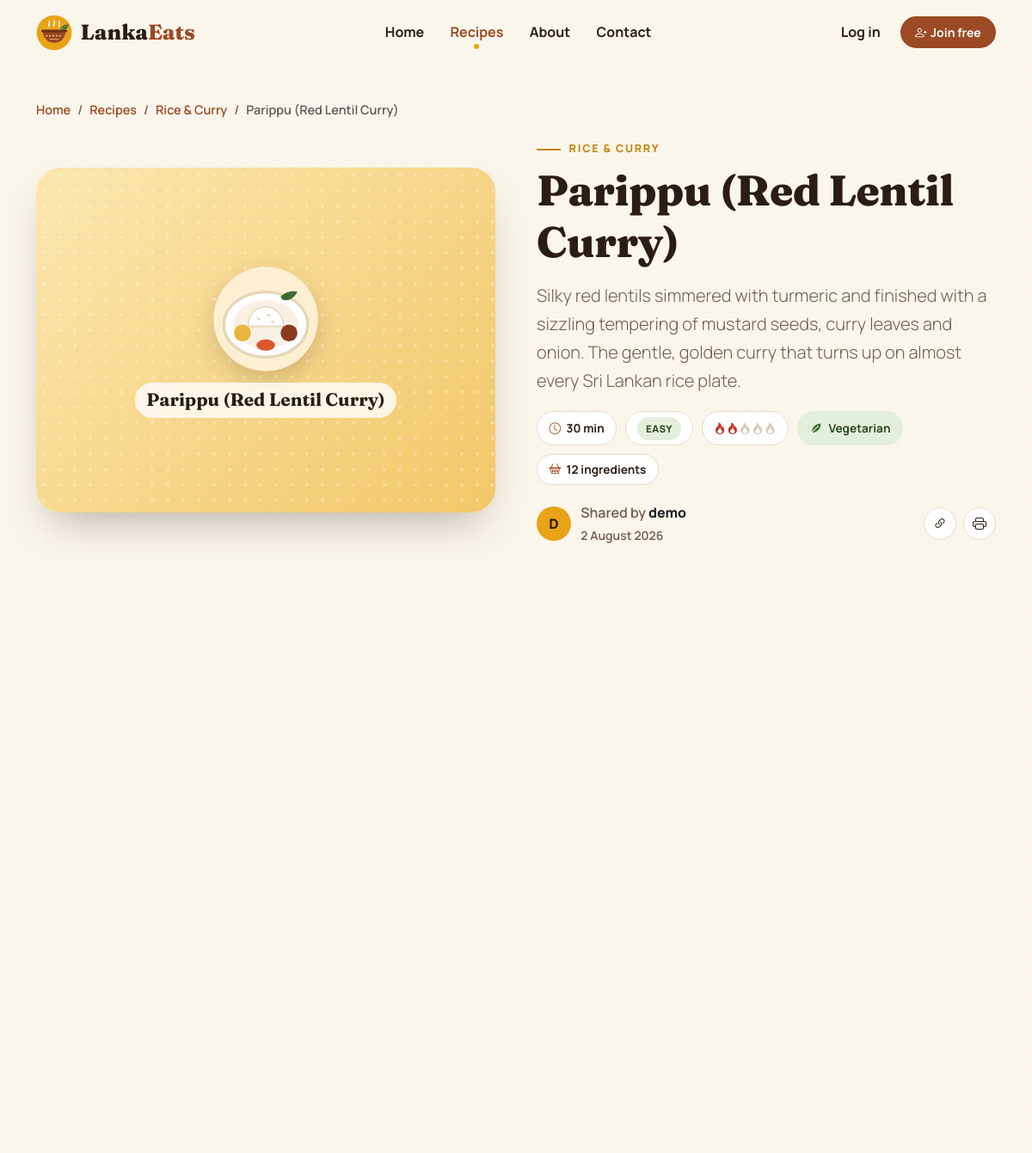
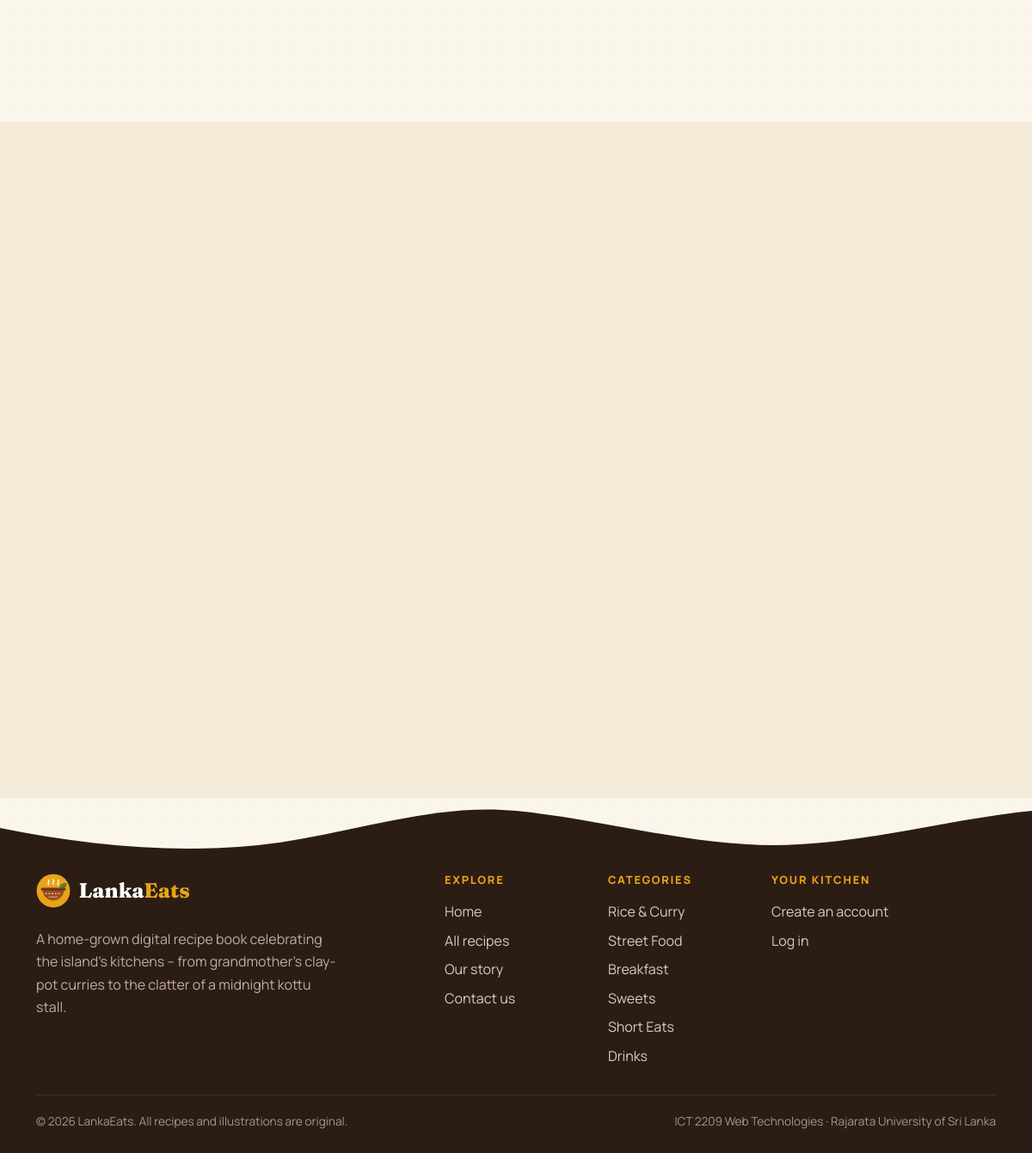
/recipe.php?id=1, run on the app's committed database (2 pictures, top to bottom).
### tables this page shows
CREATE TABLE `recipes` (
  `id` int(11) NOT NULL AUTO_INCREMENT,
  `user_id` int(11) NOT NULL,
  `category_id` int(11) NOT NULL,
  `title` varchar(100) NOT NULL,
  `description` varchar(500) NOT NULL,
  `ingredients` text NOT NULL COMMENT 'one ingredient per line',
  `instructions` text NOT NULL COMMENT 'one step per line',
  `prep_time` int(11) NOT NULL COMMENT 'minutes',
  `difficulty` enum('Easy','Medium','Hard') NOT NULL DEFAULT 'Easy',
  `spice_level` tinyint(4) NOT NULL DEFAULT 1 COMMENT '1 (mild) to 5 (very hot)',
  `is_vegetarian` tinyint(1) NOT NULL DEFAULT 0,
  `image` varchar(255) DEFAULT NULL COMMENT 'file name inside images/uploads/',
  `is_featured` tinyint(1) NOT NULL DEFAULT 0,
  `created_at` timestamp NOT NULL DEFAULT current_timestamp(),
  `updated_at` timestamp NULL DEFAULT NULL ON UPDATE current_timestamp(),
  PRIMARY KEY (`id`),
  KEY `idx_recipes_user` (`user_id`),
  KEY `idx_recipes_category` (`category_id`),
  KEY `idx_recipes_featured` (`is_featured`),
  CONSTRAINT `fk_recipes_user` FOREIGN KEY (`user_id`) REFERENCES `users` (`id`) ON DELETE CASCADE ON UPDATE CASCADE,
  CONSTRAINT `fk_recipes_category` FOREIGN KEY (`category_id`) REFERENCES `categories` (`id`) ON UPDATE CASCADE,
  CONSTRAINT `chk_recipes_spice` CHECK (`spice_level` BETWEEN 1 AND 5)
);

CREATE TABLE `categories` (
  `id` int(11) NOT NULL AUTO_INCREMENT,
  `name` varchar(50) NOT NULL,
  `slug` varchar(50) NOT NULL COMMENT 'URL-friendly name, also used for icon file names',
  `description` varchar(255) NOT NULL DEFAULT '',
  PRIMARY KEY (`id`),
  UNIQUE KEY `uq_categories_name` (`name`),
  UNIQUE KEY `uq_categories_slug` (`slug`)
);

CREATE TABLE `users` (
  `id` int(11) NOT NULL AUTO_INCREMENT,
  `username` varchar(50) NOT NULL,
  `email` varchar(100) NOT NULL,
  `password` varchar(255) NOT NULL COMMENT 'password_hash() output - never plain text',
  `created_at` timestamp NOT NULL DEFAULT current_timestamp(),
  PRIMARY KEY (`id`),
  UNIQUE KEY `uq_users_username` (`username`),
  UNIQUE KEY `uq_users_email` (`email`)
);

### includes/db.php (called while the page is built, shortened)
<?php
function db(): PDO
{
    static $pdo = null;
    if ($pdo instanceof PDO) {
        return $pdo;
    }
    $dsn = sprintf(
        'mysql:host=%s;port=%s;dbname=%s;charset=utf8mb4',
        DB_HOST,
        DB_PORT,
        DB_NAME
    );
    try {
        $pdo = new PDO($dsn, DB_USER, DB_PASS, [
            PDO::ATTR_ERRMODE            => PDO::ERRMODE_EXCEPTION,
            PDO::ATTR_DEFAULT_FETCH_MODE => PDO::FETCH_ASSOC,
            PDO::ATTR_EMULATE_PREPARES   => false,
        ]);
    } catch (PDOException $ex) {
        error_log('[LankaEats] DB connection failed: ' . $ex->getMessage());
        db_connection_failed();
    }
    return $pdo;
}

### recipe.php (the view, shortened to what this page needs)
<?php
require_once __DIR__ . '/includes/functions.php';
$id     = filter_var(input('id', 'GET'), FILTER_VALIDATE_INT, ['options' => ['min_range' => 1]]);
$recipe = $id ? get_recipe($id) : null;
    ?>
    <?php
$ingredients  = lines_to_array($recipe['ingredients']);
$stmt = db()->prepare(recipe_select_sql() . ' WHERE r.category_id = ? AND r.id <> ? ORDER BY RAND() LIMIT 3');
$stmt->execute([$recipe['category_id'], $recipe['id']]);
$related = $stmt->fetchAll();
require __DIR__ . '/includes/header.php';
?>
<article>
    <header class="recipe-hero">
        <div class="container">
            <nav aria-label="breadcrumb">
                <ol class="breadcrumb">
                    <li class="breadcrumb-item"><a href="<?= e(url('index.php')) ?>">Home</a></li>
                    <li class="breadcrumb-item"><a href="<?= e(url('recipes.php')) ?>">Recipes</a></li>
                    <li class="breadcrumb-item"><a href="<?= e(url('recipes.php?category=' . $recipe['category_slug'])) ?>"><?= e($recipe['category_name']) ?></a></li>
                    <li class="breadcrumb-item active" aria-current="page"><?= e($recipe['title']) ?></li>
                </ol>
            </nav>
            <div class="row g-4 g-lg-5 align-items-center">
                <div class="col-lg-6 reveal reveal-left">
                    <?= recipe_media($recipe) ?>
                </div>
                <div class="col-lg-6 reveal reveal-right">
                    <span class="section-eyebrow"><?= e($recipe['category_name']) ?></span>
                    <h1><?= e($recipe['title']) ?></h1>
                    <p class="lead text-muted-warm"><?= e($recipe['description']) ?></p>
                    <div class="recipe-meta">
                        <span class="pill"><i class="bi bi-clock" aria-hidden="true"></i><?= e(format_prep_time((int) $recipe['prep_time'])) ?></span>
                        <span class="pill"><span class="badge-diff <?= e(difficulty_class($recipe['difficulty'])) ?>"><?= e($recipe['difficulty']) ?></span></span>
                        <span class="pill"><?= spice_meter((int) $recipe['spice_level']) ?></span>
                        <?php if ($recipe['is_vegetarian']): ?>
                            <span class="pill veg-pill">Vegetarian</span>
                        <?php endif; ?>
                        <span class="pill"><i class="bi bi-basket2" aria-hidden="true"></i><?= count($ingredients) ?> ingredients</span>
                    </div>
                    <div class="d-flex flex-wrap align-items-center justify-content-between gap-3">
                        <div class="recipe-author">
                            <span class="user-chip__avatar"><?= e(strtoupper(substr($recipe['author'], 0, 1))) ?></span>
                            <span>Shared by <strong class="text-body"><?= e($recipe['author']) ?></strong><br>
                                <small><?= e(date('j F Y', strtotime($recipe['created_at']))) ?></small></span>
                        </div>
                        <div class="d-flex gap-2">
                            <button type="button" class="btn-icon" id="copyLink" data-bs-toggle="tooltip" title="Copy link" aria-label="Copy link to this recipe">
                                <i class="bi bi-link-45deg" aria-hidden="true"></i>
                            </button>
                            <button type="button" class="btn-icon" data-print data-bs-toggle="tooltip" title="Print recipe" aria-label="Print recipe">
                                <i class="bi bi-printer" aria-hidden="true"></i>
                            </button>
                        </div>
                    </div>
                </div>
            </div>
        </div>
    </header>
    <section class="section pt-4">
        <div class="container">
            <div class="row g-4">
                <div class="col-lg-5">
                </div>
                <div class="col-lg-7">
                </div>
            </div>
        </div>
    </section>
</article>
<?php if ($related): ?>
    <section class="section bg-cream">
        <div class="container">
            <div class="row g-4">
            </div>
        </div>
    </section>
<?php endif; ?>
<?php
require __DIR__ . '/includes/footer.php';
?>

### includes/functions.php (shortened to what this page needs)
<?php
require_once __DIR__ . '/db.php';
function e($value): string
{
    return htmlspecialchars((string) ($value ?? ''), ENT_QUOTES | ENT_SUBSTITUTE, 'UTF-8');
}
function url(string $path = ''): string
{
    return BASE_URL . ltrim($path, '/');
}
function input(string $key, string $source = 'POST'): string
{
    $bag   = $source === 'GET' ? $_GET : $_POST;
    $value = $bag[$key] ?? '';
    return is_string($value) ? trim($value) : '';
}
function lines_to_array(string $text): array
{
    $lines = preg_split('/\r\n|\r|\n/', $text) ?: [];
    $lines = array_map('trim', $lines);
    $lines = array_map(fn ($l) => preg_replace('/^(?:[-*•]\s+|\d+[.)]\s+)/u', '', $l) ?? $l, $lines);
    return array_values(array_filter($lines, fn ($l) => $l !== ''));
}
function is_logged_in(): bool
{
    return isset($_SESSION['user_id']);
}
function get_categories(): array
{
    $stmt = db()->prepare(
        'SELECT c.id, c.name, c.slug, c.description, COUNT(r.id) AS recipe_count
           FROM categories c
      LEFT JOIN recipes r ON r.category_id = c.id
       GROUP BY c.id, c.name, c.slug, c.description
       ORDER BY c.id'
    );
    $stmt->execute();
    return $stmt->fetchAll();
}
function recipe_select_sql(bool $full = false): string
{
    return 'SELECT ' . ($full ? 'r.ingredients, r.instructions, ' : '') . 'r.id, r.user_id, r.category_id, r.title, r.description, r.prep_time,
                   r.difficulty, r.spice_level, r.is_vegetarian, r.image, r.is_featured,
                   r.created_at, c.name AS category_name, c.slug AS category_slug,
                   u.username AS author
              FROM recipes r
              JOIN categories c ON c.id = r.category_id
              JOIN users u      ON u.id = r.user_id';
}
function get_recipe(int $id): ?array
{
    $stmt = db()->prepare(recipe_select_sql(true) . ' WHERE r.id = ? LIMIT 1');
    $stmt->execute([$id]);
    $recipe = $stmt->fetch();
    return $recipe ?: null;
}
function recipe_image_url(?string $filename): ?string
{
    return null;
}
function recipe_media(array $r, string $extraClass = ''): string
{
    $imageUrl = recipe_image_url($r['image'] ?? null);
    $slug     = e($r['category_slug']);
    return '<div class="recipe-media recipe-media--placeholder cat-bg-' . $slug . ' ' . e($extraClass) . '"'
         . ' role="img" aria-label="' . e($r['title']) . ' illustration">'
         . '<img src="' . e(url('images/cat-' . $r['category_slug'] . '.svg')) . '" alt="" class="placeholder-icon">'
         . '<span class="placeholder-title">' . e($r['title']) . '</span>'
         . '</div>';
}
function format_prep_time(int $minutes): string
{
    if ($minutes < 60) {
        return $minutes . ' min';
    }
    $h = intdiv($minutes, 60);
    $m = $minutes % 60;
    return $h . ' hr' . ($m ? ' ' . $m . ' min' : '');
}
function spice_meter(int $level): string
{
    $html = '<span class="spice-meter" data-bs-toggle="tooltip" title="Spice level ' . $level . ' of 5"'
          . ' aria-label="Spice level ' . $level . ' of 5">';
    for ($i = 1; $i <= 5; $i++) {
        $html .= '<i class="bi bi-fire' . ($i <= $level ? ' hot' : '') . '" aria-hidden="true"></i>';
    }
    return $html . '</span>';
}
function difficulty_class(string $difficulty): string
{
    return 'badge-diff-' . strtolower($difficulty);
}
    ob_start(); ?>

### includes/footer.php (shortened to what this page needs)
<?php
$footerCategories = get_categories();
?>
</main>
<footer class="site-footer">
    <svg class="footer-wave" viewBox="0 0 1440 60" preserveAspectRatio="none" aria-hidden="true">
        <path d="M0 30c120 20 240 30 360 20S600 0 720 10s240 40 360 40 240-30 360-40v60H0z" fill="currentColor"/>
    </svg>
    <div class="container">
        <div class="row g-4 py-4">
            <div class="col-lg-4">
                <a class="footer-brand" href="<?= e(url('index.php')) ?>">
                    <img src="<?= e(url('images/logo.svg')) ?>" alt="" width="40" height="40">
                    <span>Lanka<span class="brand-accent">Eats</span></span>
                </a>
                <p class="footer-text mt-3">
                    A home-grown digital recipe book celebrating the island's kitchens – from
                    grandmother's clay-pot curries to the clatter of a midnight kottu stall.
                </p>
            </div>
            <div class="col-6 col-lg-2 offset-lg-1">
                <h2 class="footer-heading">Explore</h2>
                <ul class="footer-links">
                    <li><a href="<?= e(url('index.php')) ?>">Home</a></li>
                    <li><a href="<?= e(url('recipes.php')) ?>">All recipes</a></li>
                    <li><a href="<?= e(url('about.php')) ?>">Our story</a></li>
                    <li><a href="<?= e(url('contact.php')) ?>">Contact us</a></li>
                </ul>
            </div>
            <div class="col-6 col-lg-2">
                <h2 class="footer-heading">Categories</h2>
                <ul class="footer-links">
                    <?php foreach ($footerCategories as $cat): ?>
                        <li><a href="<?= e(url('recipes.php?category=' . $cat['slug'])) ?>"><?= e($cat['name']) ?></a></li>
                    <?php endforeach; ?>
                </ul>
            </div>
            <div class="col-lg-3">
                <h2 class="footer-heading">Your kitchen</h2>
                <ul class="footer-links">
                    <?php if (is_logged_in()): ?>
                        <li><a href="<?= e(url('dashboard.php')) ?>">My dashboard</a></li>
                        <li><a href="<?= e(url('add_recipe.php')) ?>">Share a recipe</a></li>
                    <?php else: ?>
                        <li><a href="<?= e(url('auth/register.php')) ?>">Create an account</a></li>
                        <li><a href="<?= e(url('auth/login.php')) ?>">Log in</a></li>
                    <?php endif; ?>
                </ul>
            </div>
        </div>
        <div class="footer-bottom">
            <span>&copy; <?= date('Y') ?> LankaEats. All recipes and illustrations are original.</span>
            <span>ICT 2209 Web Technologies · Rajarata University of Sri Lanka</span>
        </div>
    </div>
</footer>
</body>
</html>

### data on the page
recipes: category.name "Rice & Curry", title "Parippu (Red Lentil Curry)", category.slug (picture), category.name "RICE & CURRY", description "Silky red lentils simmered with turmeric and finished with a sizzling tempering of mustard seeds, curry leaves and onion. The gentle, golden curry that turns up on almost every Sri Lankan rice plate.", prep_time "30 min", difficulty "EASY", spice_level 2 (drawn), ingredients "12", user.username "D", user.username "demo", created_at "2 August 2026"
categories: name "Rice & Curry"
categories: name "Street Food"
categories: name "Breakfast"
categories: name "Sweets"
categories: name "Short Eats"
categories: name "Drinks"

### other printed values
$label "Home"
$label "Recipes"
$label "About"
$label "Contact"
